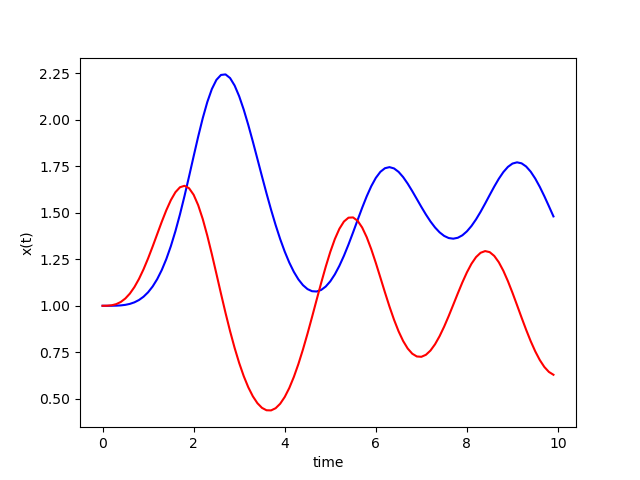

Recreate this plot in Python.
import numpy as np 
import matplotlib.pyplot as plt 
#dx/dt = xy - x
#dy/dt = y - xy + sin^2(omega*t)

def f(r, t):
    x = r[0]
    y = r[1]
    fx = x*y - x
    fy = y - x*y + np.sin(t)**2
    fr = np.array([fx, fy], float)
    return fr 

a = 0 
b = 10 
N = 100
h = (b - a) / N 
time = np.arange(a, b, h)
x_solution = []
y_solution = []
x_0 = 1 
y_0 = 1
r = np.array([x_0, y_0], float)

for t in time: 
    x_solution.append(r[0])
    y_solution.append(r[1])
    k1 = h*f(r, t)
    k2 = h*f(r + 0.5*k1, t + 0.5*h)
    k3 = h*f(r + 0.5*k2, t + 0.5*h)
    k4 = h*f(r + k3, t + h)
    r = r + (k1 + 2*k2 + 2*k3 + k4) / 6
    x = r[0]
    y = r[1] #not necessary, reiterates point that r just holds both variables!! 
plt.plot(time, x_solution, color = 'blue', label = 'x(t)')
plt.plot(time, y_solution, color = 'red', label = 'y(t)')
plt.xlabel('time')
plt.ylabel('x(t)')
plt.savefig('2var_ode_ex.png')
